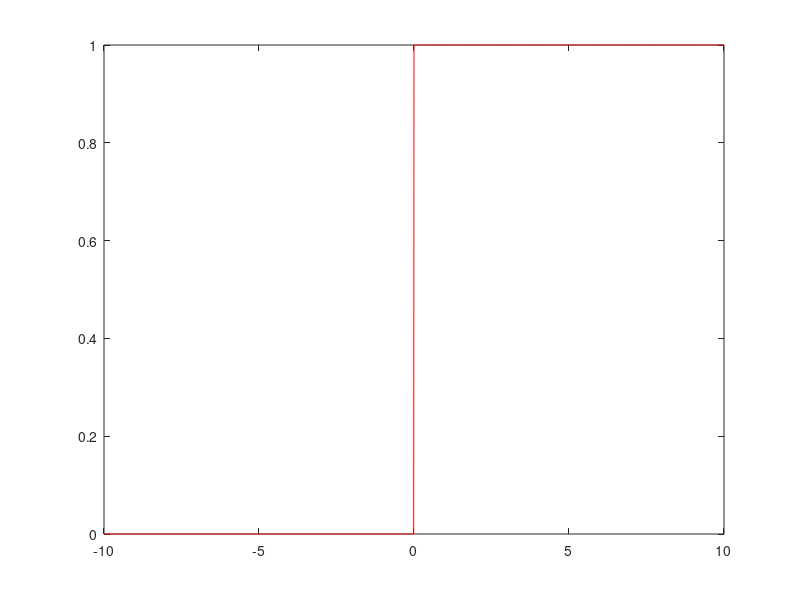
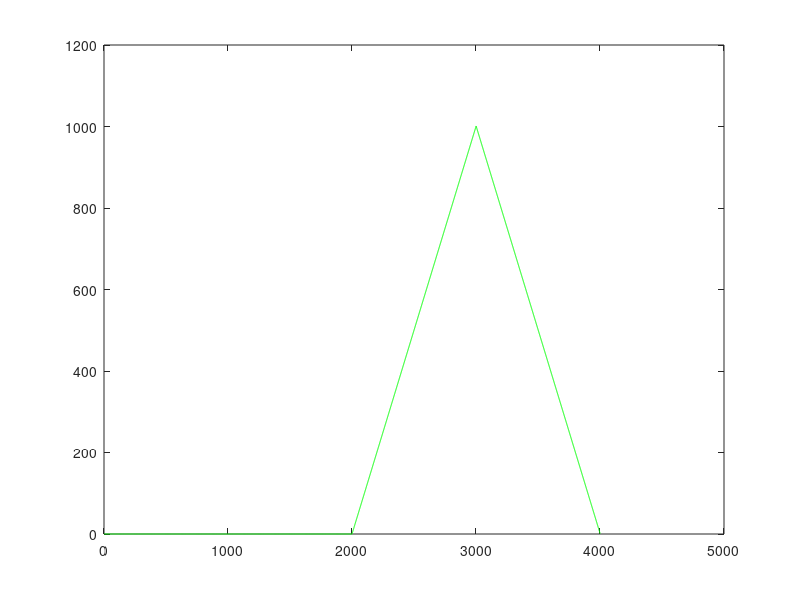
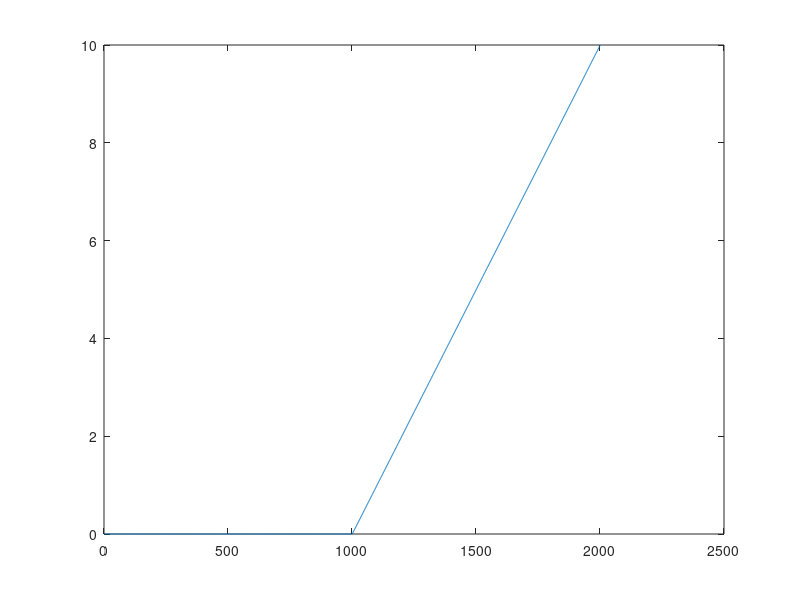

These charts were generated, in order, by the following MATLAB code:
t = -10 : 0.01 : 10;
u = (t >= 0) * 1;       % treapta
figure;
plot(t, u, 'r'); 
figure;
plot(conv(u, u), 'g');  % rampa
figure;
plot(t.*u);